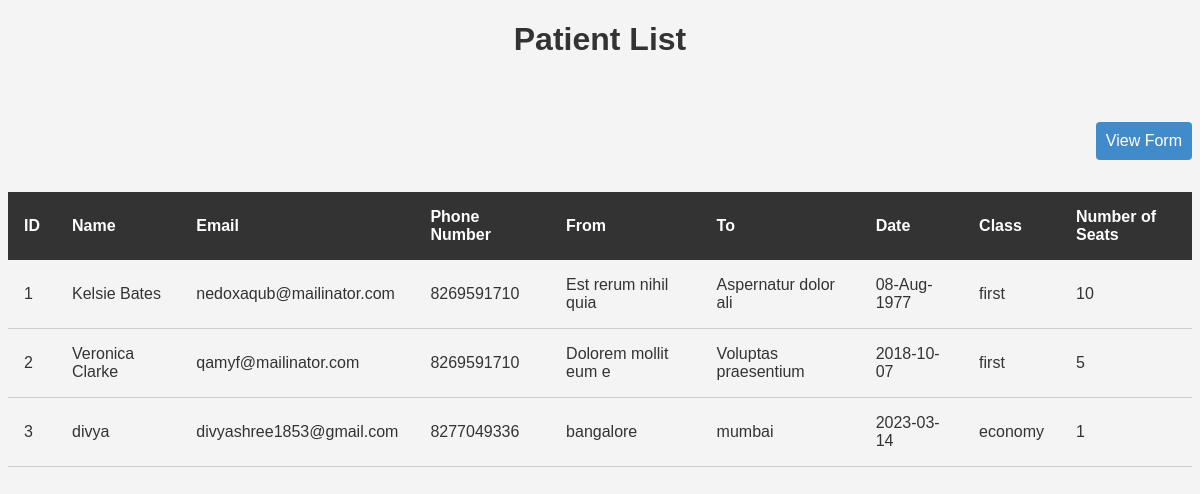
Page /data on the committed database.
### tables this page shows
CREATE TABLE bookings
                 (id INTEGER PRIMARY KEY AUTOINCREMENT,
                  name TEXT NOT NULL,
                  email TEXT NOT NULL,
                  phone_number TEXT NOT NULL,
                  start_location TEXT NOT NULL,
                  end_location TEXT NOT NULL,
                  travel_date TEXT NOT NULL,
                  travel_class TEXT NOT NULL,
                  num_seats INTEGER NOT NULL);

### app.py (the view)
@app.route('/data')
def data():
    conn = sqlite3.connect('bookings.db')
    c = conn.cursor()
    c.execute("SELECT * FROM bookings")
    bookings = c.fetchall()
    conn.close()
    return render_template('display_data.html', bookings=bookings)

### templates/display_data.html (shortened to what this page needs)
<!DOCTYPE html>
<html lang="en">
  <head>
    <link
      rel="stylesheet"
      href="{{ url_for('static', filename='style1.css') }}"
    />
  </head>
  <body>
    <h1>Patient List</h1>
    <div style="display: flex; justify-content: flex-end; align-items: center">
      <a href="/">View Form</a>
    </div>
    <table>
      <thead>
        <tr>
          <th>ID</th>
          <th>Name</th>
          <th>Email</th>
          <th>Phone Number</th>
          <th>From</th>
          <th>To</th>
          <th>Date</th>
          <th>Class</th>
          <th>Number of Seats</th>
        </tr>
      </thead>
      <tbody>
        {% for booking in bookings %}
        <tr>
          <td>{{ booking[0] }}</td>
          <td>{{ booking[1] }}</td>
          <td>{{ booking[2] }}</td>
          <td>{{ booking[3] }}</td>
          <td>{{ booking[4] }}</td>
          <td>{{ booking[5] }}</td>
          <td>{{ booking[6] }}</td>
          <td>{{ booking[7] }}</td>
          <td>{{ booking[8] }}</td>
        </tr>
        {% endfor %}
      </tbody>
    </table>
  </body>
</html>

### static/style1.css (style rules this page uses)
body { font-family: Arial, sans-serif; background-color: #f4f4f4; color: #333; }
h1 { text-align: center; font-size: 2em; margin-bottom: 2em; }
table { width: 100%; border-collapse: collapse; margin: 2em 0; }
thead { background-color: #333; color: #fff; }
th { padding: 1em; text-align: left; }
td { padding: 1em; border-bottom: 1px solid #ccc; }
a { display: inline-block; padding: 10px; background-color: #428bca; color: #fff; text-decoration: none; border-radius: 4px; transition: background-color 0.3s; }

### rows in the picture
bookings: id "1", name "Kelsie Bates", email "nedoxaqub@mailinator.com", phone_number "8269591710", start_location "Est rerum nihil quia", end_location "Aspernatur dolor ali", travel_date "08-Aug-1977", travel_class "first", num_seats "10"
bookings: id "2", name "Veronica Clarke", email "qamyf@mailinator.com", phone_number "8269591710", start_location "Dolorem mollit eum e", end_location "Voluptas praesentium", travel_date "2018-10-07", travel_class "first", num_seats "5"
bookings: id "3", name "divya", email "divyashree1853@gmail.com", phone_number "8277049336", start_location "bangalore", end_location "mumbai", travel_date "2023-03-14", travel_class "economy", num_seats "1"
